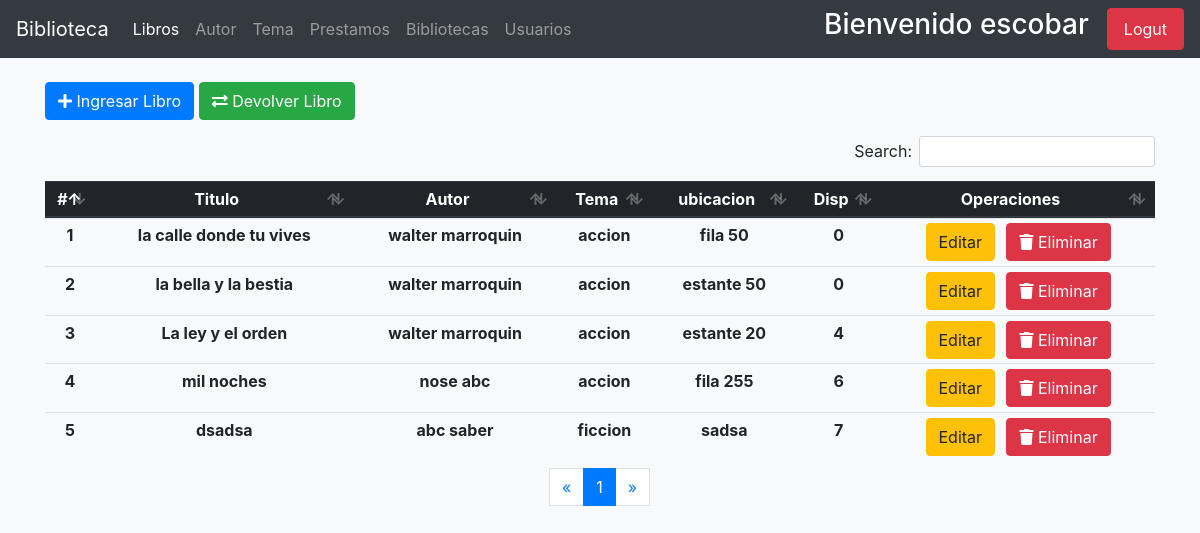
The page /libros/index-admin/ (signed in) on the database its author committed.
### usuarios/models.py (models this page shows, shortened)
class User(AbstractUser):
    email = models.EmailField(unique=True)
    adress = models.CharField(max_length=100 , null=True, blank=True)
    celphone = models.PositiveIntegerField(blank=True, null=True, validators=[MaxValueValidator(99999999)])
    gender = models.BooleanField(default=True, choices = [
        (True, 'Male'),
        (False, 'Female'),
    ])
    birth_date = models.DateField(blank=True, null=True)
    cui = models.PositiveIntegerField(blank=True, null=True, validators=[MaxValueValidator(9999999999999)])
    departamento = models.ForeignKey(Departamento, on_delete=models.PROTECT,blank=True,  null=True)
    municipio = models.ForeignKey(Municipio, on_delete=models.CASCADE, blank=True, null=True)
    zona = models.PositiveIntegerField(_('zona del municipio'), blank=True, null=True)
    escolaridad = models.PositiveIntegerField(_('escolaridad'), default=0, choices=[
        ( 0, 'None' ),
        ( 1, 'Primaria'),
        ( 2,'Basicos'),
        ( 3, 'Diversificado'),
        ( 4, 'Universidad'),
        ( 5, 'Maestria'),
    ])
    establecimiento = models.CharField(_('establecimiento'), max_length=150, blank=True, null=True)
    estado = models.PositiveSmallIntegerField(_('estado'), default=1)
    imagen = models.ImageField(_('perfil'), upload_to='usuarios/avatares/', default='default_avatar.jpg', blank=True, null=True)
    USERNAME_FIELD = 'email'
    REQUIRED_FIELDS = ['username','first_name', 'last_name']

### apps/libros/models.py (models this page shows, shortened)
class Libros(models.Model):
    titulo = models.CharField(_('titulo'), max_length=150)
    biblioteca = models.ForeignKey(Biblioteca, on_delete=models.PROTECT, null=True)
    autor = models.ForeignKey(Author, on_delete=models.PROTECT)
    tema = models.ForeignKey(Temas, on_delete=models.PROTECT)
    ubicacion = models.CharField(_('ubicacion'), max_length=200)
    disponibles = models.PositiveIntegerField(_('libros disponibles'), validators=[limit], default=1, )
    fecha_registro = models.DateField(_('Fecha de ingreso'), default=datetime.now())
    class Meta:
        ordering = ['id']
        verbose_name_plural = 'Libros'

### apps/autores/models.py (models this page shows, shortened)
class Author(models.Model):
    nombre = models.CharField(_('nombre'), max_length=150)
    apellido = models.CharField(_('apellido'), max_length=150)
    nacionalidad = models.ForeignKey(Pais, on_delete=models.CASCADE)
    genero = models.BooleanField(_('genero'), default=True, choices=[
        (True, 'masculino'),
        (False, 'femenino')
    ])
    nacimiento = models.DateField(_('fecha de nacimiento'))
    fallecimiento = models.DateField(_('fecha de fallecimiento'),null=True, blank=True)
    fecha_registro = models.DateField(_('fecha de registro'), default=datetime.now())
    def __str__(self):
        return f'{self.nombre} {self.apellido}'

### apps/temas/models.py (models this page shows)
class Temas(models.Model):
    tema = models.CharField(_('tema'), max_length=200)
    fecha_ingreso = models.DateField(_('fecha_ingreso'), default=now())
    class Meta:
        verbose_name_plural = 'Temas'
    def __str__(self):
        return self.tema

### apps/libros/views.py (the view)
# urls.py: path('index-admin/', local_views.AdminBookList.as_view(), name='admin_index'),
class AdminBookList(AdminMixin,ListView):
    model = Libros
    context_object_name = 'Libro'
    paginate_by = 5
    template_name_suffix = '_list_admin'
    fecha_limite()

### usuarios/mixins.py (called while the page is built)
def _user_mixin(group_name):
    class Mixin(LoginRequiredMixin, UserPassesTestMixin):
        login_url = reverse_lazy('usuarios:index')
        def test_func(self):
            user = self.request.user
            if user.is_superuser:
                return True
            group = Group.objects.get(name=group_name)
            return group in user.groups.all()
    return Mixin

### apps/libros/templates/libros/libros_list_admin.html (shortened to what this page needs)
{% extends "base.html" %}
{% block navbar_items %}
<li class="nav-item active">
    <a class="nav-link" href="{% url 'book:admin_index' %}"> Libros <span class="sr-only">(current)</span></a>
</li>
<li class="nav-item">
    <a class="nav-link" href="{% url 'autor:autores-admin' %}"> Autor </a>
</li>
<li class="nav-item">
    <a class="nav-link" href="{% url 'temas:temas-admin' %}"> Tema </a>
</li>
<li class="nav-item">
    <a href="{% url 'prestamos:prestamo-admin' %}" class="nav-link"> Prestamos </a>
</li>
<li class="nav-item">
    <a href="{% url 'book:bibliotecas' %}" class="nav-link"> Bibliotecas </a>
</li>
<li class="nav-item">
    <a class="nav-link" href="{% url 'usuarios:list-users' %}" > Usuarios </a>
</li>
{% endblock navbar_items %}
{% block content %}
    <div class="container mt-4">
        <div class="row">
            <div class="col-md-6">
                <a href="{% url 'book:crear-libro' %}" class="btn btn-primary"> <i class="fas fa-plus"></i>   Ingresar Libro </a>
                <a href="{% url 'prestamos:devolver-codigo' %}" class="btn btn-success"> <i class="fas fa-exchange-alt"></i>   Devolver Libro </a>
            </div>
        </div>
    </div>
    <div class="container mt-3">
        <div class="table-responsive-md">
            <table class="table table-hover mt-3 text-center table-sm" id="table-controller">
                <thead class="thead-dark">
                    <tr>
                        <th scope="col"> # </th>
                        <th scope="col"> Titulo </th>
                        <th scope="col"> Autor </th>
                        <th scope="col"> Tema </th>
                        <th scope="col"> ubicacion </th>
                        <th scope="col"> Disp </th>
                        <th scope="col"> Operaciones </th>
                    </tr>
                </thead>
                <tbody>
                    {% for libro in Libro %}
                        <tr>
                            <th scope="col"> {{ forloop.counter }}</th>
                            <th> {{ libro.titulo }} </th>
                            <th> {{ libro.autor }} </th>
                            <th> {{ libro.tema }} </th>
                            <th> {{ libro.ubicacion }} </th>
                            <th> {{ libro.disponibles }} </th>
                            <th> <a href="{% url 'book:editar-libro' libro.id %}"  class="btn btn-warning"> Editar </a> &nbsp; <a href="{% url 'book:eliminar-libro' libro.id %}" class="btn btn-danger"><i class="fas fa-trash"></i> Eliminar</a></th>
                        </tr>
                    {% endfor %}
                </tbody>
            </table>
        </div>
    </div>
                <nav aria-label="Page navigation example">
                    <ul class="pagination justify-content-center">
                        {% if page_obj.has_previous %}
                            <li class="page-item"> <a href="?page={{ page_obj.previous_page_number }}" class="page-link" aria-label="Previous">&laquo;</a></li>
                        {% else %}
                        <li class="disabled"><span class="page-link">&laquo; </span> </li>
                        {% endif %}
                        {% for i in paginator.page_range %}
                            {% if page_obj.number == i %}
                                <li class="active page-item"><span class="page-link"> {{ i }} <span class="sr-only">current</span></span></li>
                            {% else %}
                                <li class="page-item"><a href="?page={{ i }}" class="page-link"> {{ i }} </a></li>
                            {% endif %}
                        {% endfor %}
                        {% if page_obj.has_next %}
                            <li class="page-item"><a href="?page={{ page_obj.next_page_number }}" class="page-link">&raquo;</a></li>
                        {% else %}
                            <li class="disabled" class="page-item"> <span class="page-link">&raquo;</span> </li>
                        {% endif %}
                    </ul>
                </nav>
{% endblock %}

### usuarios/templates/base.html (shortened to what this page needs)
{% load static %}
<!DOCTYPE html>
<html lang="en">
<head>
    <link rel="stylesheet" href="https://use.fontawesome.com/releases/v5.1.0/css/all.css">
    <link rel="stylesheet" href="//code.jquery.com/ui/1.12.1/themes/base/jquery-ui.css">
    <link rel="stylesheet" href="{% static 'js/bootstrap/bootstrap.min.css' %}" >
     <link rel="stylesheet" type="text/css" href="{% static 'js/bootstrap/datatables.min.css' %}"/>
</head>
<body class="bg-light">
    <nav class="navbar navbar-expand-lg navbar-dark bg-dark">
        <a class="navbar-brand" href="{% url 'usuarios:index' %}">Biblioteca</a>
        <div class="collapse navbar-collapse" id="navbarSupportedContent">
            <ul class="navbar-nav mr-auto">
                {% block navbar_items %}
                {% endblock navbar_items %}
            </ul>
            <form class="form-inline my-2 my-lg-0">
                <h3 style="color: #ffffff"> Bienvenido {{ user.first_name }} </h3>
                <a class='nav-link btn btn-danger text-white' href="{% url 'usuarios:sign_out' %}">Logut</a>
            </form>
        </div>
    </nav>
    {% block content %}
    {% endblock %}
</body>
</html>

### rows shown on the page
User: first_name "escobar"
Libros: titulo "la calle donde tu vives", autor "walter marroquin", tema "accion", ubicacion "fila 50", disponibles "0"
Libros: titulo "la bella y la bestia", autor "walter marroquin", tema "accion", ubicacion "estante 50", disponibles "0"
Libros: titulo "La ley y el orden", autor "walter marroquin", tema "accion", ubicacion "estante 20", disponibles "4"
Libros: titulo "mil noches", autor "nose abc", tema "accion", ubicacion "fila 255", disponibles "6"
Libros: titulo "dsadsa", autor "abc saber", tema "ficcion", ubicacion "sadsa", disponibles "7"

### other values the page prints
{{ i }} "1"
